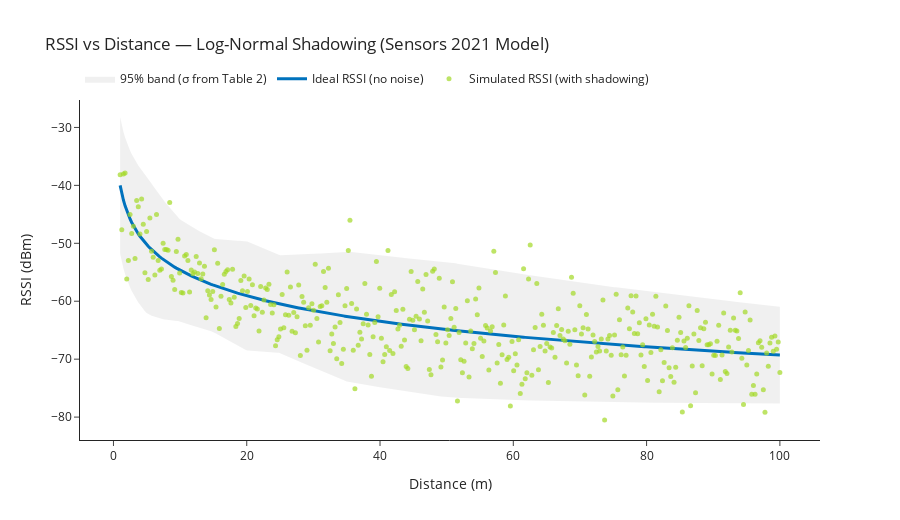

Notebook code for this chart:
### Markdown cell above
### Example simulation

### Code cell
# @title
# Distance range similar to the paper (1–100 m)
distances = np.linspace(1.0, 100.0, 400)
rng = np.random.default_rng(42)

# Generate ideal and noisy RSSI
rssi_ideal = rssi_ideal_value(distances)
rssi_noisy = rssi_noisy_value(distances, rng)

# Confidence interval based on σ(d)
ci = 1.96 * sigma_d(distances)
upper = rssi_ideal + ci
lower = rssi_ideal - ci

# Plot
pio.templates.default = "simple_white"
fig = go.Figure()

fig.add_trace(go.Scatter(
    x=np.concatenate([distances, distances[::-1]]),
    y=np.concatenate([upper, lower[::-1]]),
    fill="toself", fillcolor="rgba(0,0,0,0.06)", line=dict(width=0),
    name="95% band (σ from Table 2)"
))

fig.add_trace(go.Scatter(
    x=distances, y=rssi_ideal,
    mode="lines", line=dict(width=3, color='#0072BD'),
    name="Ideal RSSI (no noise)"
))

fig.add_trace(go.Scatter(
    x=distances, y=rssi_noisy,
    mode="markers", marker=dict(size=5, color='#A2D925', opacity=0.7),
    name="Simulated RSSI (with shadowing)"
))

fig.update_layout(
    title="RSSI vs Distance — Log-Normal Shadowing (Sensors 2021 Model)",
    xaxis_title="Distance (m)",
    yaxis_title="RSSI (dBm)",
    width=900, height=520,
    legend=dict(orientation="h", yanchor="bottom", y=1.02, xanchor="left", x=0)
)

fig.show()

### Figure 1 — Plotly figure (JSON) as saved in the notebook; plotly's stock layout.template omitted (floating-point values rounded to 4 significant figures; data arrays with more than 128 entries replaced by an {"elided": "..."} marker saying what was removed)
{"data": [{"fill": "toself", "fillcolor": "rgba(0,0,0,0.06)", "line": {"width": 0}, "name": "95% band (σ from Table 2)", "type": "scatter", "x": {"elided": "800 float values"}, "y": {"elided": "800 float values"}}, {"line": {"color": "#0072BD", "width": 3}, "mode": "lines", "name": "Ideal RSSI (no noise)", "type": "scatter", "x": {"elided": "400 float values"}, "y": {"elided": "400 float values"}}, {"marker": {"color": "#A2D925", "opacity": 0.7, "size": 5}, "mode": "markers", "name": "Simulated RSSI (with shadowing)", "type": "scatter", "x": {"elided": "400 float values"}, "y": {"elided": "400 float values"}}], "layout": {"height": 520, "legend": {"orientation": "h", "x": 0, "xanchor": "left", "y": 1.02, "yanchor": "bottom"}, "title": {"text": "RSSI vs Distance — Log-Normal Shadowing (Sensors 2021 Model)"}, "width": 900, "xaxis": {"title": {"text": "Distance (m)"}}, "yaxis": {"title": {"text": "RSSI (dBm)"}}}}
